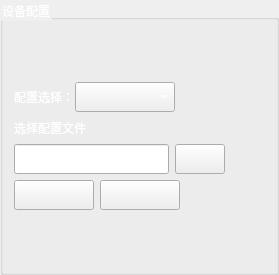
               <widget class="QGroupBox" name="groupBox_13">
                <property name="styleSheet">
                 <string notr="true">color: rgb(255, 255, 255);</string>
                </property>
                <property name="title">
                 <string>设备配置</string>
                </property>
                <layout class="QVBoxLayout" name="verticalLayout_14">
                 <item>
                  <spacer name="verticalSpacer_8">
                   <property name="orientation">
                    <enum>Qt::Vertical</enum>
                   </property>
                   <property name="sizeHint" stdset="0">
                    <size>
                     <width>20</width>
                     <height>51</height>
                    </size>
                   </property>
                  </spacer>
                 </item>
                 <item>
                  <layout class="QHBoxLayout" name="horizontalLayout_44">
                   <item>
                    <widget class="QLabel" name="label_21">
                     <property name="sizePolicy">
                      <sizepolicy hsizetype="Fixed" vsizetype="Preferred">
                       <horstretch>0</horstretch>
                       <verstretch>0</verstretch>
                      </sizepolicy>
                     </property>
                     <property name="minimumSize">
                      <size>
                       <width>55</width>
                       <height>0</height>
                      </size>
                     </property>
                     <property name="maximumSize">
                      <size>
                       <width>55</width>
                       <height>16777215</height>
                      </size>
                     </property>
                     <property name="text">
                      <string>配置选择：</string>
                     </property>
                    </widget>
                   </item>
                   <item>
                    <widget class="QComboBox" name="comboBox_8">
                     <property name="sizePolicy">
                      <sizepolicy hsizetype="Minimum" vsizetype="Minimum">
                       <horstretch>0</horstretch>
                       <verstretch>0</verstretch>
                      </sizepolicy>
                     </property>
                     <property name="minimumSize">
                      <size>
                       <width>100</width>
                       <height>30</height>
                      </size>
                     </property>
                     <property name="styleSheet">
                      <string notr="true">border-image: url(:/myimages/images/editGround.png);</string>
                     </property>
                    </widget>
                   </item>
                   <item>
                    <spacer name="horizontalSpacer_41">
                     <property name="orientation">
                      <enum>Qt::Horizontal</enum>
                     </property>
                     <property name="sizeHint" stdset="0">
                      <size>
                       <width>40</width>
                       <height>20</height>
                      </size>
                     </property>
                    </spacer>
                   </item>
                  </layout>
                 </item>
                 <item>
                  <layout class="QHBoxLayout" name="horizontalLayout_45">
                   <item>
                    <widget class="QLabel" name="label_22">
                     <property name="text">
                      <string>选择配置文件</string>
                     </property>
                    </widget>
                   </item>
                   <item>
                    <spacer name="horizontalSpacer_44">
                     <property name="orientation">
                      <enum>Qt::Horizontal</enum>
                     </property>
                     <property name="sizeHint" stdset="0">
                      <size>
                       <width>40</width>
                       <height>20</height>
                      </size>
                     </property>
                    </spacer>
                   </item>
                  </layout>
                 </item>
                 <item>
                  <layout class="QHBoxLayout" name="horizontalLayout_46">
                   <item>
                    <widget class="QLineEdit" name="lineEdit_5">
                     <property name="sizePolicy">
                      <sizepolicy hsizetype="Minimum" vsizetype="Minimum">
                       <horstretch>0</horstretch>
                       <verstretch>0</verstretch>
                      </sizepolicy>
                     </property>
                     <property name="minimumSize">
                      <size>
                       <width>155</width>
                       <height>30</height>
                      </size>
                     </property>
                     <property name="styleSheet">
                      <string notr="true">border-image: url(:/myimages/images/editGround.png);</string>
                     </property>
                    </widget>
                   </item>
                   <item>
                    <widget class="QPushButton" name="pushButton_45">
                     <property name="sizePolicy">
                      <sizepolicy hsizetype="Minimum" vsizetype="Minimum">
                       <horstretch>0</horstretch>
                       <verstretch>0</verstretch>
                      </sizepolicy>
                     </property>
                     <property name="minimumSize">
                      <size>
                       <width>50</width>
                       <height>30</height>
                      </size>
                     </property>
                     <property name="styleSheet">
                      <string notr="true">border-image: url(:/myimages/images/pbtnbrowser.png);</string>
                     </property>
                     <property name="text">
                      <string/>
                     </property>
                    </widget>
                   </item>
                   <item>
                    <spacer name="horizontalSpacer_47">
                     <property name="orientation">
                      <enum>Qt::Horizontal</enum>
                     </property>
                     <property name="sizeHint" stdset="0">
                      <size>
                       <width>40</width>
                       <height>20</height>
                      </size>
                     </property>
                    </spacer>
                   </item>
                  </layout>
                 </item>
                 <item>
                  <layout class="QHBoxLayout" name="horizontalLayout_47">
                   <item>
                    <widget class="QPushButton" name="pushButton_46">
                     <property name="sizePolicy">
                      <sizepolicy hsizetype="Minimum" vsizetype="Minimum">
                       <horstretch>0</horstretch>
                       <verstretch>0</verstretch>
                      </sizepolicy>
                     </property>
                     <property name="minimumSize">
                      <size>
                       <width>80</width>
                       <height>30</height>
                      </size>
                     </property>
                     <property name="styleSheet">
                      <string notr="true">border-image: url(:/myimages/images/pbtnimportFalse.png);</string>
                     </property>
                     <property name="text">
                      <string/>
                     </property>
                    </widget>
                   </item>
                   <item>
                    <widget class="QPushButton" name="pushButton_47">
                     <property name="sizePolicy">
                      <sizepolicy hsizetype="Minimum" vsizetype="Minimum">
                       <horstretch>0</horstretch>
                       <verstretch>0</verstretch>
                      </sizepolicy>
                     </property>
                     <property name="minimumSize">
                      <size>
                       <width>80</width>
                       <height>30</height>
                      </size>
                     </property>
                     <property name="styleSheet">
                      <string notr="true">border-image: url(:/myimages/images/pbtnrestartFalse.png);</string>
                     </property>
                     <property name="text">
                      <string/>
                     </property>
                    </widget>
                   </item>
                   <item>
                    <spacer name="horizontalSpacer_48">
                     <property name="orientation">
                      <enum>Qt::Horizontal</enum>
                     </property>
                     <property name="sizeHint" stdset="0">
                      <size>
                       <width>40</width>
                       <height>20</height>
                      </size>
                     </property>
                    </spacer>
                   </item>
                  </layout>
                 </item>
                 <item>
                  <spacer name="verticalSpacer_9">
                   <property name="orientation">
                    <enum>Qt::Vertical</enum>
                   </property>
                   <property name="sizeHint" stdset="0">
                    <size>
                     <width>20</width>
                     <height>51</height>
                    </size>
                   </property>
                  </spacer>
                 </item>
                </layout>
               </widget>
